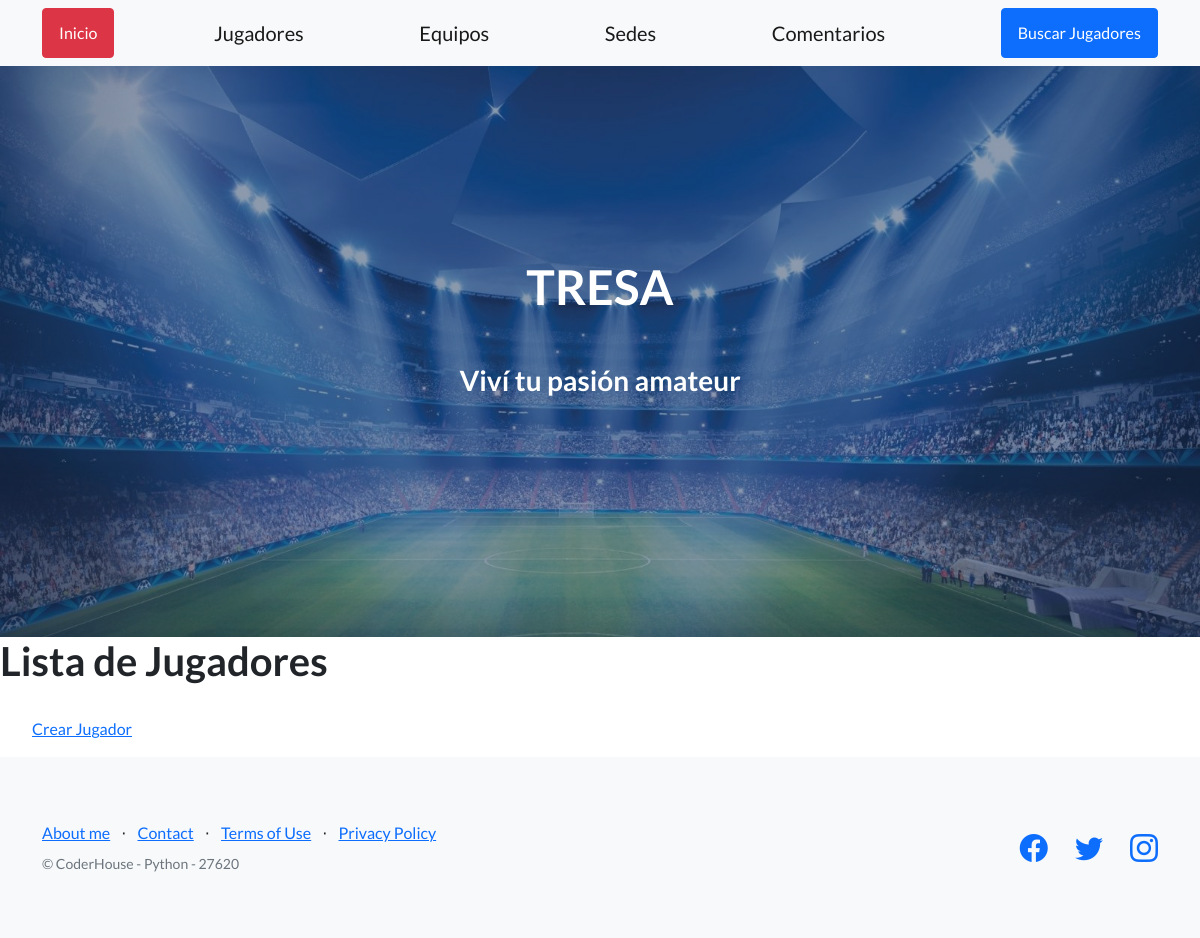
/torneo/jugadores/lista/, run on an earlier commit of the app's database.
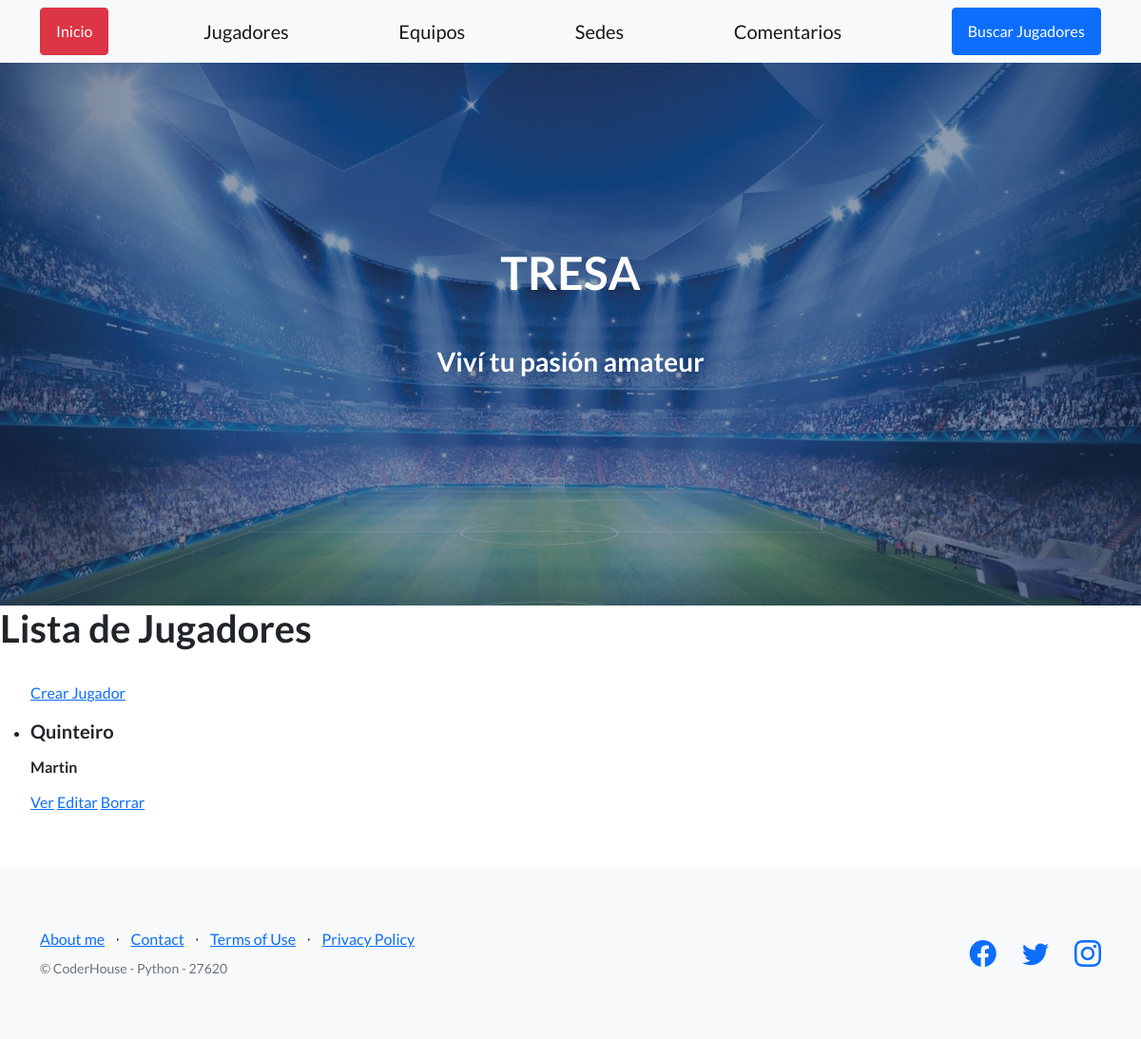
And on a later commit of the database.
### torneo/models.py (models this page shows)
class Jugadores(models.Model):
    nombre = models.CharField(max_length=40)
    apellido = models.CharField(max_length=40)
    edad = models.IntegerField ()
    equipo = models.CharField(max_length=40)

### torneo/views.py (the view)
# urls.py: path('jugadores/lista/', JugadoresList.as_view(),name='List'),
class JugadoresList (ListView):
    model = Jugadores
    template_name = 'torneo/jugadoreslista.html'

### torneo/templates/torneo/jugadoreslista.html
{% extends 'torneo/padre.html' %}
{% load static %}
{% block contenidoQueCambia %}
<h1>Lista de Jugadores</h1>
<br>
<ul>
    <a href="{% url 'New' %}">Crear Jugador</a>
    {% for jugador in object_list %}
        <li>
            <p><h5>{{ jugador.apellido }}</h5></p>
            <p><h6>{{ jugador.nombre }}</h6></p>
            <p>
                <a href="{% url 'Detail' jugador.id %}">Ver</a>
                <a href="{% url 'Edit' jugador.id %}">Editar</a>
                <a href="{% url 'Delete' jugador.id %}">Borrar</a>
            </p>
            <br>
        </li>
    {% endfor %}
</ul>
{% endblock %}

What changed in the data, as far as the page shows it:
added Jugadores: apellido "Quinteiro", nombre "Martin"
